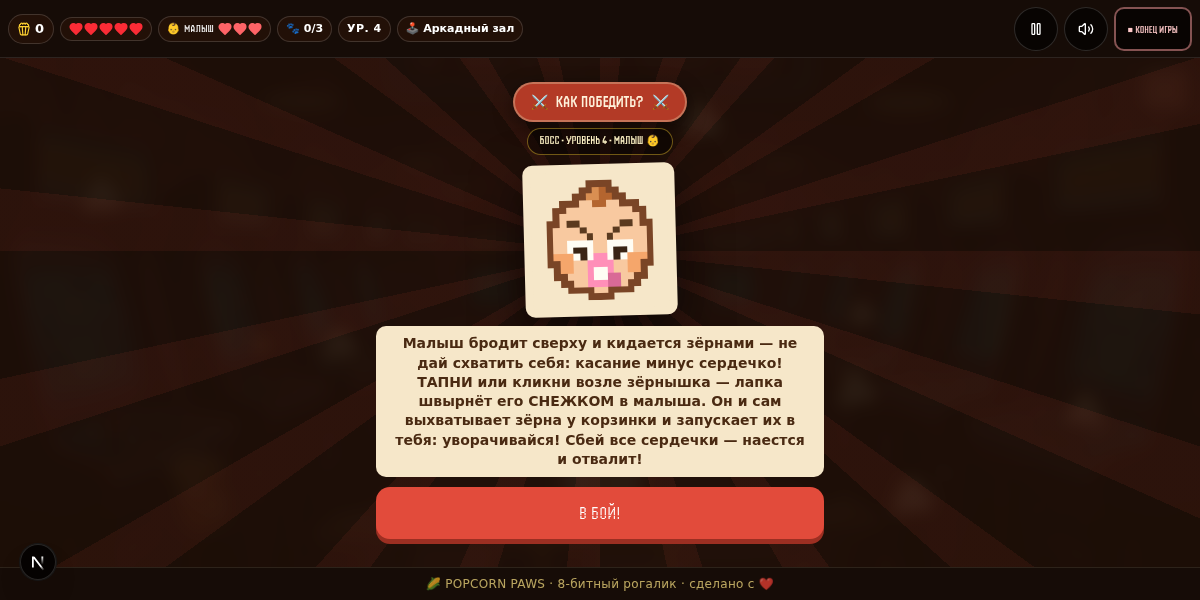
#> input picture vk-work/shots/01-boss-intro.png, 1200 x 600 px, given in place of gen-icon-1024.png, which was not available
$ python compose.py
#> lines starting #> are read from the running program, lines starting #| are printed output that depends on the picture
#!/usr/bin/env python3
"""Сборка ассетов для карточки VK-мини-приложения POPCORN PAWS."""
import os, json, sys
from PIL import Image, ImageChops, ImageDraw, ImageFont

WORK = "/home/z/my-project/vk-work"
OUT = os.path.join(WORK, "vk-assets")
os.makedirs(os.path.join(OUT, "bonus"), exist_ok=True)

# ---------- 1. Иконка каталога 278x278 + фавикон 32x32 ----------
src = Image.open(os.path.join(WORK, "gen-icon-1024.png")).convert("RGB")
#> src is the input picture: PIL image 1200x600 RGB; mean R, G, B 65.9, 42.9, 32.7

# обрезаем белые поля вокруг скруглённого квадрата
bg = Image.new("RGB", src.size, (255, 255, 255))
#> bg: PIL image 1200x600 RGB; every value is 255
bbox = ImageChops.difference(src, bg).getbbox()
#> bbox = (0, 0, 1200, 600)
art = src.crop(bbox)
w, h = art.size
#> w = 1200; h = 600
print(f"full-bleed crop: {art.size}")
#| full-bleed crop: (1200, 600)

# лёгкий зум, чтобы белые уголки скругления ушли за кадр
inset = int(min(w, h) * 0.055)
#> inset = 33
art = art.crop((inset, inset, w - inset, h - inset))
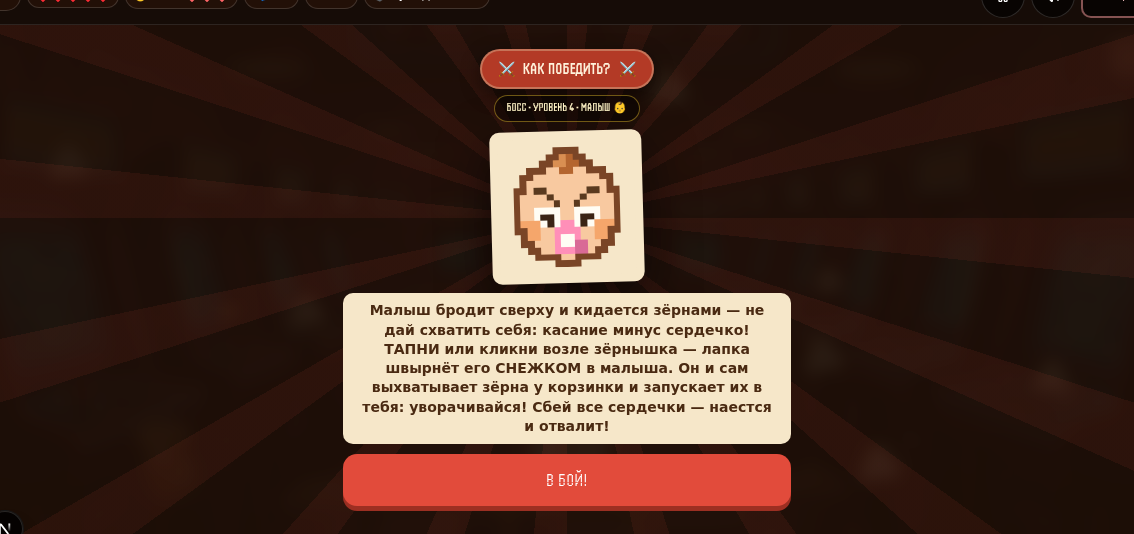
#> art: PIL image 1134x534 RGB; mean R, G, B 72.4, 47.7, 36.8
w, h = art.size
#> w = 1134; h = 534
side = min(w, h)
#> side = 534
art = art.crop(((w - side) // 2, (h - side) // 2, (w + side) // 2, (h + side) // 2))
#> art: PIL image 534x534 RGB
print(f"squared: {art.size}")
#| squared: (534, 534)

icon278 = art.resize((278, 278), Image.LANCZOS)
icon278.save(os.path.join(OUT, "01-icon-catalog-278x278.png"), optimize=True)

# фавикон: крупный план мордочки (верхняя часть арта)
fw, fh = art.size
#> fw = 534; fh = 534
face = art.crop((int(fw * 0.24), int(fh * 0.02), int(fw * 0.94), int(fh * 0.72)))
# квадратизация кропа мордочки
cw, ch = face.size
#> cw = 373; ch = 374
cs = min(cw, ch)
#> cs = 373
face = face.crop(((cw - cs) // 2, (ch - cs) // 2, (cw + cs) // 2, (ch + cs) // 2))
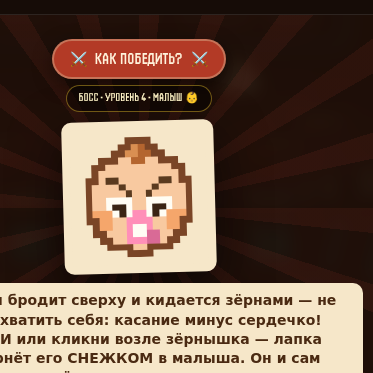
#> face: PIL image 373x373 RGB; mean R, G, B 116.6, 92.6, 76
fav32 = face.resize((32, 32), Image.LANCZOS)
fav32.save(os.path.join(OUT, "02-favicon-32x32.png"), optimize=True)
# превью фавикона x8 (только для проверки, не в архив)
fav32.resize((256, 256), Image.NEAREST).save(os.path.join(WORK, "preview-favicon-x8.png"))
icon278.resize((96, 96), Image.LANCZOS).save(os.path.join(WORK, "preview-icon-96.png"))
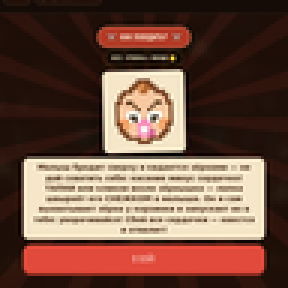
#> saved as preview-icon-96.png: PIL image 96x96 RGB (shown 3 times larger); mean R, G, B 114.2, 82.1, 67

art.resize((512, 512), Image.LANCZOS).save(
    os.path.join(OUT, "bonus", "icon-source-512x512.png"), optimize=True)
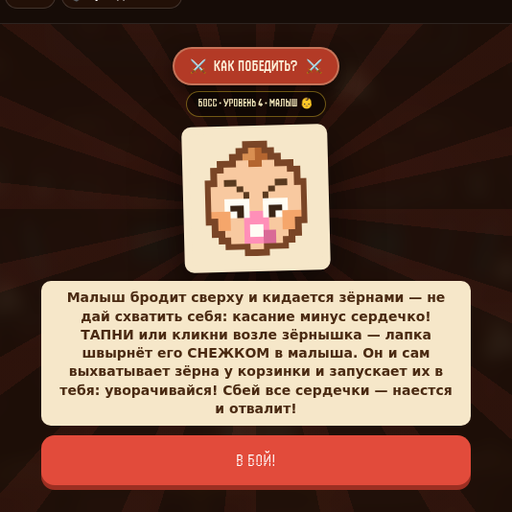
#> saved as icon-source-512x512.png: PIL image 512x512 RGB; mean R, G, B 114.4, 82, 66.9

# ---------- 2. Большой сниппет 1120x630 ----------
og = Image.open("/home/z/my-project/public/og-image.png").convert("RGB")
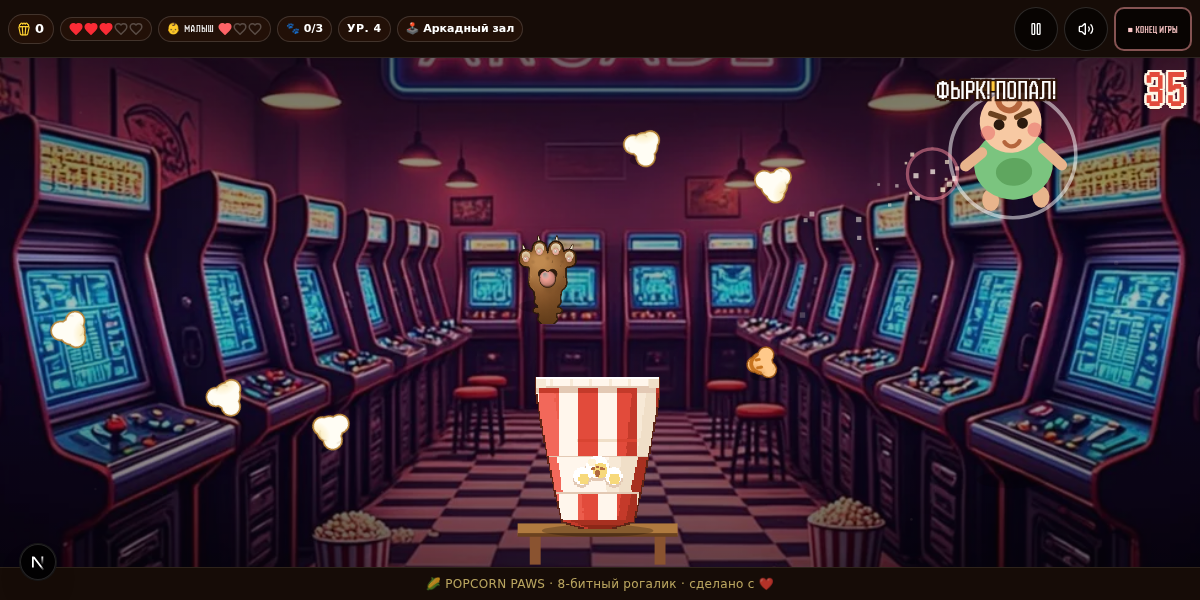
#> input picture vk-work/shots/02-boss-fight.png, 1200 x 600 px, given in place of og-image.png, which was not available
#> og is the input picture: PIL image 1200x600 RGB; mean R, G, B 55.3, 37.5, 52.6
ow, oh = og.size  # 1344x768
#> ow = 1200; oh = 600
tw, th = 1120, 630
# cover: масштаб по ширине, обрезка по высоте
scale_w = tw
scale_h = round(oh * tw / ow)  # 640
#> scale_h = 560
og_r = og.resize((scale_w, scale_h), Image.LANCZOS)
crop_y = (scale_h - th) // 2
#> crop_y = -35
snip = og_r.crop((0, crop_y, tw, crop_y + th))
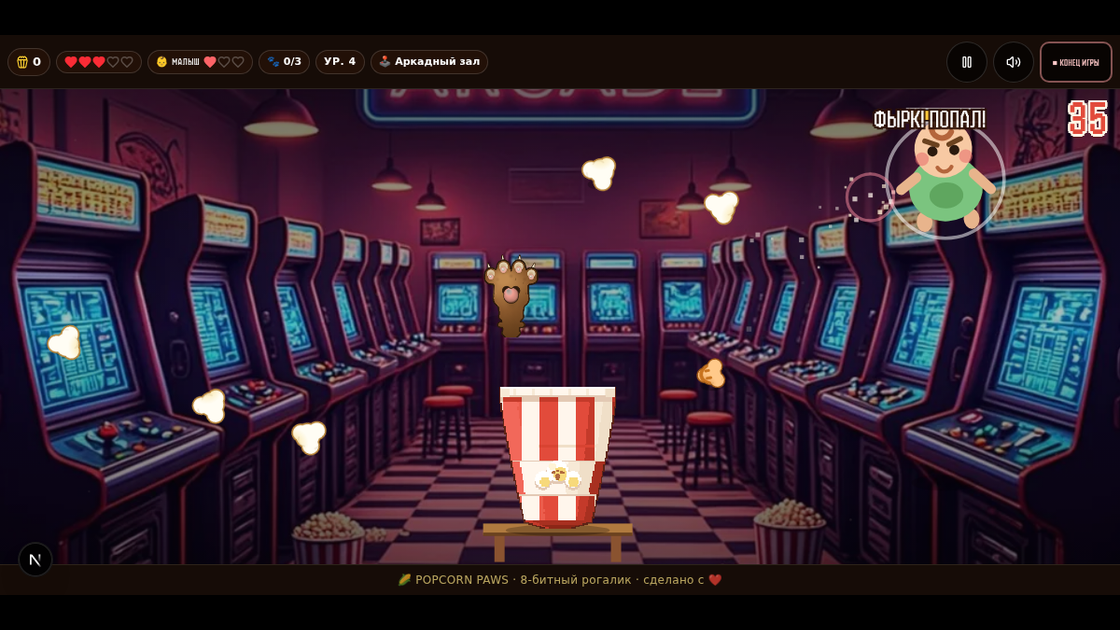
#> snip: PIL image 1120x630 RGB; mean R, G, B 49.1, 33.3, 46.8

draw = ImageDraw.Draw(snip, "RGBA")
FONT = "/usr/share/fonts/truetype/dejavu/DejaVuSans-Bold.ttf"
font_sub = ImageFont.truetype(FONT, 34)
sub = "Кошачий попкорнный Беспредел"
sw = draw.textlength(sub, font=font_sub)
#> sw = 663
sh = font_sub.getbbox(sub)[3] - font_sub.getbbox(sub)[1]
px, py = 28, th - sh - 46  # плашка слева внизу
pad_x, pad_y = 22, 12
draw.rounded_rectangle(
    (px, py, px + sw + pad_x * 2, py + sh + pad_y * 2),
    radius=16, fill=(45, 22, 8, 205), outline=(255, 214, 130, 230), width=3)
draw.text((px + pad_x, py + pad_y - font_sub.getbbox(sub)[1]),
          sub, font=font_sub, fill=(255, 236, 190, 255))
snip.save(os.path.join(OUT, "03-snippet-large-1120x630.png"), optimize=True)
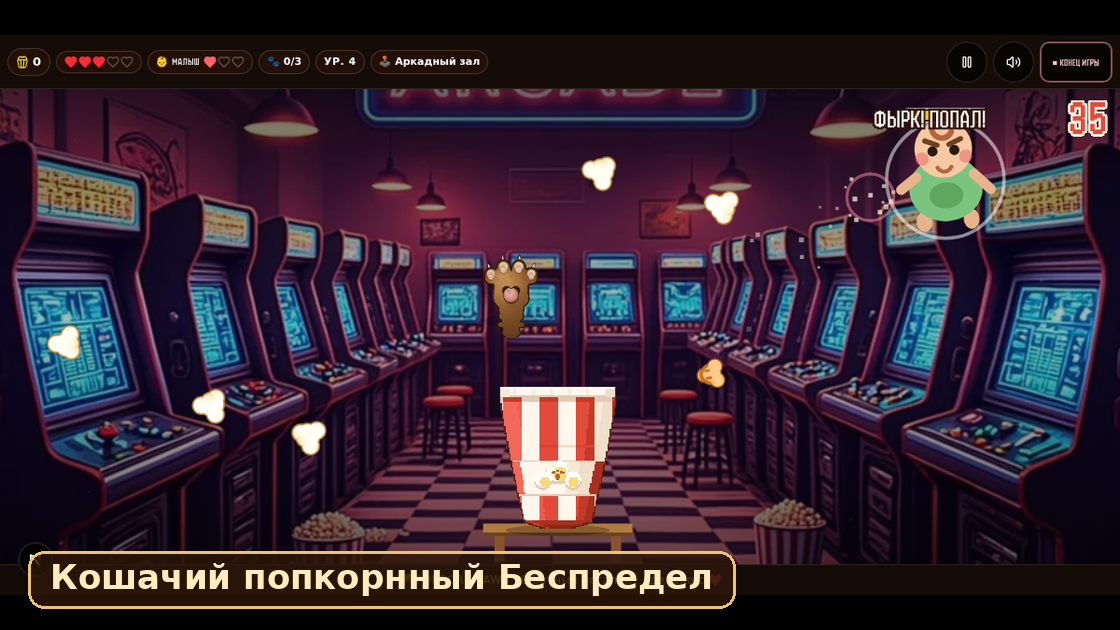
#> saved as 03-snippet-large-1120x630.png: PIL image 1120x630 RGB; mean R, G, B 53.3, 36.9, 49
print("snippet done")

# ---------- 3. Lottie-загрузчик 96x96 ----------
W = H = 96
FPS = 30
OP = 60  # 2 секунды, цикл

def kf_scalar(points):
    """points: [(t, value), ...] -> keyframes с плавным easing"""
    kfs = []
    for i, (t, v) in enumerate(points):
        if i < len(points) - 1:
            kfs.append({"i": {"x": [0.45], "y": [1.0]},
                        "o": {"x": [0.55], "y": [0.0]},
                        "t": t, "s": [v]})
        else:
            kfs.append({"t": t, "s": [v]})
    return {"a": 1, "k": kfs}

def kf_vec(points):
    kfs = []
    for i, (t, v) in enumerate(points):
        if i < len(points) - 1:
            kfs.append({"i": {"x": [0.45, 0.45, 0.45], "y": [1.0, 1.0, 1.0]},
                        "o": {"x": [0.55, 0.55, 0.55], "y": [0.0, 0.0, 0.0]},
                        "t": t, "s": list(v)})
        else:
            kfs.append({"t": t, "s": list(v)})
    return {"a": 1, "k": kfs}

def st_val(v):
    return {"a": 0, "k": v}

ORANGE = [1.0, 0.62, 0.26, 1.0]     # pads
CREAM  = [0.99, 0.94, 0.85, 1.0]    # kernel
BROWN  = [0.42, 0.24, 0.07, 1.0]    # stroke

def paw_shapes():
    """лапка: основная подушечка + 3 пальчика"""
    def grp(pos, size, parent_off):
        return {"ty": "gr", "nm": "p", "it": [
            {"ty": "el", "nm": "e", "p": st_val([0, 0]), "s": st_val(list(size))},
            {"ty": "fl", "nm": "f", "c": st_val(ORANGE), "o": st_val(100)},
            {"ty": "tr", "p": st_val(list(pos)), "a": st_val([0, 0]),
             "s": st_val([100, 100]), "r": st_val(0), "o": st_val(100),
             "sk": st_val(0), "sa": st_val(0)},
        ], "np": 3}
    items = [
        grp([0, 8], [20, 15], None),          # подушечка
        grp([-11, -6], [8, 8], None),         # пальцы
        grp([0, -9], [8, 8], None),
        grp([11, -6], [8, 8], None),
    ]
    return items

def paw_layer(ind, x):
    cyc = ind * 20  # волна: 0/20/40
    o = kf_scalar([(cyc, 25), (cyc + 6, 100), (cyc + 14, 25)])
    if ind == 2:
        o["k"][-1]["t"] = OP  # цикл ровно до конца
    s = kf_vec([(cyc, (100, 100, 100)), (cyc + 4, (126, 126, 100)),
                (cyc + 12, (100, 100, 100))])
    if ind == 2:
        s["k"][-1]["t"] = OP
    return {"ddd": 0, "ind": ind + 1, "ty": 4, "nm": f"paw{ind+1}", "sr": 1,
            "ks": {"o": o, "r": st_val(0), "p": st_val([x, 66, 0]),
                   "a": st_val([0, 0, 0]), "s": s},
            "ao": 0, "shapes": paw_shapes(), "ip": 0, "op": OP, "st": 0, "bm": 0}

def kernel_layer():
    return {"ddd": 0, "ind": 4, "ty": 4, "nm": "kernel", "sr": 1,
            "ks": {"o": st_val(100),
                   "r": kf_scalar([(0, 0), (15, 14), (30, -14), (45, 14), (OP, 0)]),
                   "p": kf_vec([(0, (48, 34, 0)), (10, (48, 19, 0)), (20, (48, 34, 0)),
                                (30, (48, 19, 0)), (40, (48, 34, 0)), (50, (48, 19, 0)),
                                (OP, (48, 34, 0))]),
                   "a": st_val([0, 0, 0]),
                   "s": st_val([100, 100, 100])},
            "ao": 0,
            "shapes": [{"ty": "gr", "nm": "k", "it": [
                {"ty": "el", "nm": "body", "p": st_val([0, 0]), "s": st_val([19, 15])},
                {"ty": "fl", "nm": "fc", "c": st_val(CREAM), "o": st_val(100)},
                {"ty": "st", "nm": "ln", "c": st_val(BROWN), "o": st_val(100),
                 "w": st_val(2.5), "lc": 2, "lj": 2, "ml": 4},
                {"ty": "tr", "p": st_val([0, 0]), "a": st_val([0, 0]),
                 "s": st_val([100, 100]), "r": st_val(0), "o": st_val(100),
                 "sk": st_val(0), "sa": st_val(0)},
            ], "np": 4},
            {"ty": "gr", "nm": "patch", "it": [
                {"ty": "el", "nm": "p1", "p": st_val([3, -3]), "s": st_val([6, 5])},
                {"ty": "fl", "nm": "fy", "c": st_val([1.0, 0.80, 0.42, 1.0]), "o": st_val(100)},
                {"ty": "tr", "p": st_val([0, 0]), "a": st_val([0, 0]),
                 "s": st_val([100, 100]), "r": st_val(0), "o": st_val(100),
                 "sk": st_val(0), "sa": st_val(0)},
            ], "np": 3}],
            "ip": 0, "op": OP, "st": 0, "bm": 0}

lottie = {
    "v": "5.7.4", "fr": FPS, "ip": 0, "op": OP, "w": W, "h": H,
    "nm": "popcorn-paws-loading", "ddd": 0, "assets": [],
    "layers": [kernel_layer(), paw_layer(0, 26), paw_layer(1, 48), paw_layer(2, 70)],
}
lp = os.path.join(OUT, "04-loading-lottie-96x96.json")
with open(lp, "w") as f:
    json.dump(lottie, f, separators=(",", ":"))
print(f"lottie bytes: {os.path.getsize(lp)}")

# ---------- итоги ----------
for root, _, files in os.walk(OUT):
    for fn in sorted(files):
        p = os.path.join(root, fn)
        print(f"{os.path.relpath(p, OUT)}: {os.path.getsize(p)} bytes")
print("OK")
